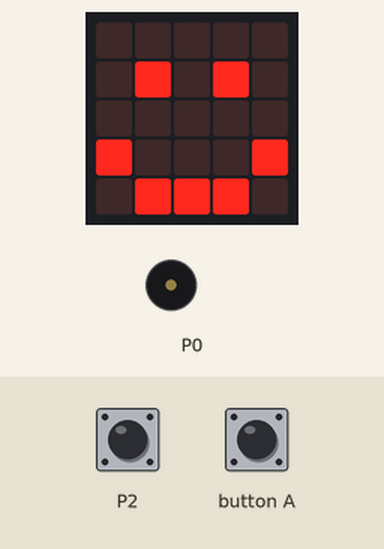
This program was run on a simulated BBC micro:bit running MicroPython. Parts: the board's 5×5 LED display, buzzer (waves = sounding). Inputs (shaded band) come from the test bench; at power-on: P2 LOW.

Above: at 1.2 s.
1.3 s: P2 pulled HIGH for 0.15 s
At 1.48 s:
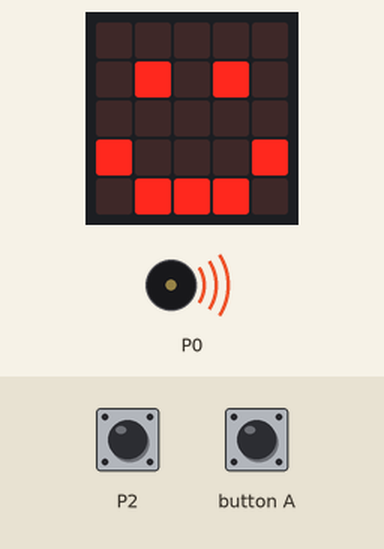
2.0 s: button A pressed for 0.15 s
At 2.7 s:
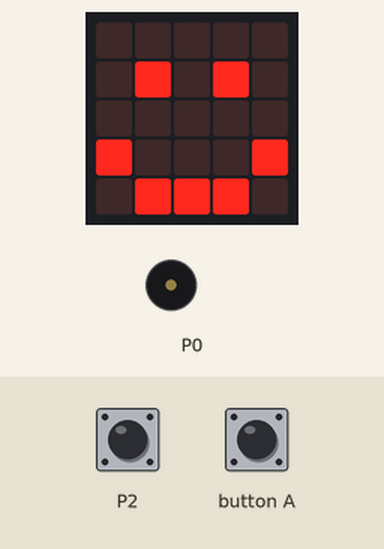
3.6 s: P2 pulled HIGH for 1 s
At 3.78 s:
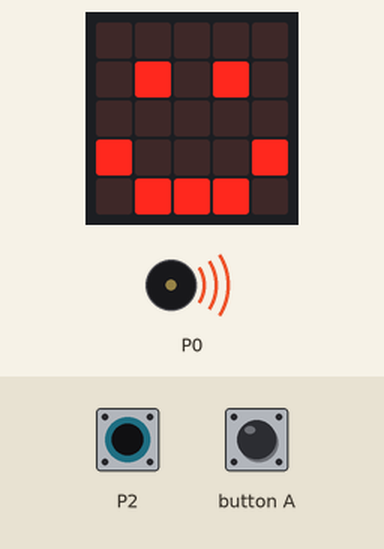
5.2 s: button A pressed for 1 s
At 6.6 s:
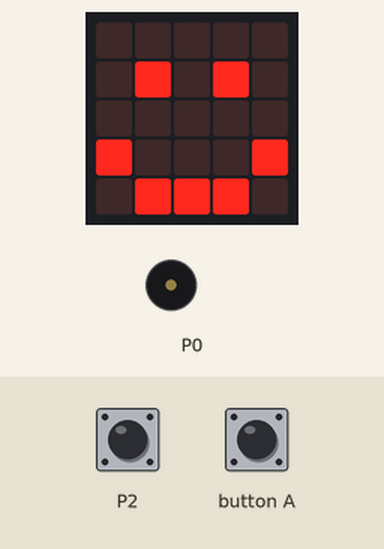
Timing chart, 0 to 8.2 s (numbered marks = the images above; inputs shaded):
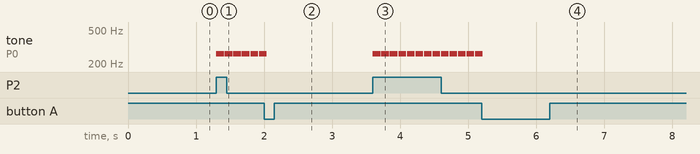

The program:

Vibration_detection_system.py
```python
import microbit
import music
from microbit import *
display.show(Image.HAPPY)
while True:
    if pin2.read_digital() is 1:
        sign = 1
        while sign == 1:
            music.play('c4:1')
            if button_a.is_pressed():
                sign = 0
```

Measured:
- after the input at 1.3 s, tone on P0: alternates 262 Hz for 0.12 s and silent for 0.01 s, starting at once
- after the input at 2.0 s, tone on P0: goes on until 2.0 s, then stays silent
- after the input at 3.6 s, tone on P0: alternates 262 Hz for 0.12 s and silent for 0.01 s, starting at once
- after the input at 5.2 s, tone on P0: goes on until 5.2 s, then stays silent
